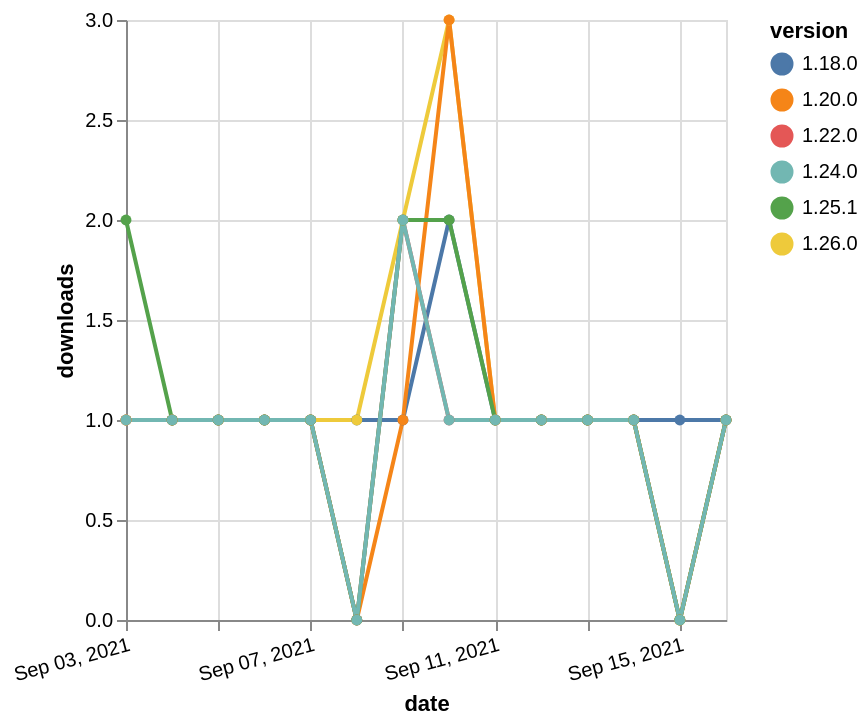

Express this chart as Vega-Lite.
### Vega-Lite specification from a JSON file in a GitHub repository (floating-point values rounded to 4 significant figures)
{"$schema": "https://vega.github.io/schema/vega-lite/v5.json", "description": "A simple bar chart with embedded data.", "data": {"values": [{"date": "2021-09-03", "total": 217, "delta": 1, "version": "1.18.0"}, {"date": "2021-09-04", "total": 218, "delta": 1, "version": "1.18.0"}, {"date": "2021-09-05", "total": 219, "delta": 1, "version": "1.18.0"}, {"date": "2021-09-06", "total": 220, "delta": 1, "version": "1.18.0"}, {"date": "2021-09-07", "total": 221, "delta": 1, "version": "1.18.0"}, {"date": "2021-09-08", "total": 222, "delta": 1, "version": "1.18.0"}, {"date": "2021-09-09", "total": 223, "delta": 1, "version": "1.18.0"}, {"date": "2021-09-10", "total": 225, "delta": 2, "version": "1.18.0"}, {"date": "2021-09-11", "total": 226, "delta": 1, "version": "1.18.0"}, {"date": "2021-09-12", "total": 227, "delta": 1, "version": "1.18.0"}, {"date": "2021-09-13", "total": 228, "delta": 1, "version": "1.18.0"}, {"date": "2021-09-14", "total": 229, "delta": 1, "version": "1.18.0"}, {"date": "2021-09-15", "total": 230, "delta": 1, "version": "1.18.0"}, {"date": "2021-09-16", "total": 231, "delta": 1, "version": "1.18.0"}, {"date": "2021-09-03", "total": 190, "delta": 1, "version": "1.22.0"}, {"date": "2021-09-04", "total": 191, "delta": 1, "version": "1.22.0"}, {"date": "2021-09-05", "total": 192, "delta": 1, "version": "1.22.0"}, {"date": "2021-09-06", "total": 193, "delta": 1, "version": "1.22.0"}, {"date": "2021-09-07", "total": 194, "delta": 1, "version": "1.22.0"}, {"date": "2021-09-08", "total": 194, "delta": 0, "version": "1.22.0"}, {"date": "2021-09-09", "total": 196, "delta": 2, "version": "1.22.0"}, {"date": "2021-09-10", "total": 197, "delta": 1, "version": "1.22.0"}, {"date": "2021-09-11", "total": 198, "delta": 1, "version": "1.22.0"}, {"date": "2021-09-12", "total": 199, "delta": 1, "version": "1.22.0"}, {"date": "2021-09-13", "total": 200, "delta": 1, "version": "1.22.0"}, {"date": "2021-09-14", "total": 201, "delta": 1, "version": "1.22.0"}, {"date": "2021-09-15", "total": 201, "delta": 0, "version": "1.22.0"}, {"date": "2021-09-16", "total": 202, "delta": 1, "version": "1.22.0"}, {"date": "2021-09-03", "total": 165, "delta": 1, "version": "1.26.0"}, {"date": "2021-09-04", "total": 166, "delta": 1, "version": "1.26.0"}, {"date": "2021-09-05", "total": 167, "delta": 1, "version": "1.26.0"}, {"date": "2021-09-06", "total": 168, "delta": 1, "version": "1.26.0"}, {"date": "2021-09-07", "total": 169, "delta": 1, "version": "1.26.0"}, {"date": "2021-09-08", "total": 170, "delta": 1, "version": "1.26.0"}, {"date": "2021-09-09", "total": 172, "delta": 2, "version": "1.26.0"}, {"date": "2021-09-10", "total": 175, "delta": 3, "version": "1.26.0"}, {"date": "2021-09-11", "total": 176, "delta": 1, "version": "1.26.0"}, {"date": "2021-09-12", "total": 177, "delta": 1, "version": "1.26.0"}, {"date": "2021-09-13", "total": 178, "delta": 1, "version": "1.26.0"}, {"date": "2021-09-14", "total": 179, "delta": 1, "version": "1.26.0"}, {"date": "2021-09-15", "total": 179, "delta": 0, "version": "1.26.0"}, {"date": "2021-09-16", "total": 180, "delta": 1, "version": "1.26.0"}, {"date": "2021-09-03", "total": 295, "delta": 1, "version": "1.20.0"}, {"date": "2021-09-04", "total": 296, "delta": 1, "version": "1.20.0"}, {"date": "2021-09-05", "total": 297, "delta": 1, "version": "1.20.0"}, {"date": "2021-09-06", "total": 298, "delta": 1, "version": "1.20.0"}, {"date": "2021-09-07", "total": 299, "delta": 1, "version": "1.20.0"}, {"date": "2021-09-08", "total": 299, "delta": 0, "version": "1.20.0"}, {"date": "2021-09-09", "total": 300, "delta": 1, "version": "1.20.0"}, {"date": "2021-09-10", "total": 303, "delta": 3, "version": "1.20.0"}, {"date": "2021-09-11", "total": 304, "delta": 1, "version": "1.20.0"}, {"date": "2021-09-12", "total": 305, "delta": 1, "version": "1.20.0"}, {"date": "2021-09-13", "total": 306, "delta": 1, "version": "1.20.0"}, {"date": "2021-09-14", "total": 307, "delta": 1, "version": "1.20.0"}, {"date": "2021-09-15", "total": 307, "delta": 0, "version": "1.20.0"}, {"date": "2021-09-16", "total": 308, "delta": 1, "version": "1.20.0"}, {"date": "2021-09-03", "total": 143, "delta": 2, "version": "1.25.1"}, {"date": "2021-09-04", "total": 144, "delta": 1, "version": "1.25.1"}, {"date": "2021-09-05", "total": 145, "delta": 1, "version": "1.25.1"}, {"date": "2021-09-06", "total": 146, "delta": 1, "version": "1.25.1"}, {"date": "2021-09-07", "total": 147, "delta": 1, "version": "1.25.1"}, {"date": "2021-09-08", "total": 147, "delta": 0, "version": "1.25.1"}, {"date": "2021-09-09", "total": 149, "delta": 2, "version": "1.25.1"}, {"date": "2021-09-10", "total": 151, "delta": 2, "version": "1.25.1"}, {"date": "2021-09-11", "total": 152, "delta": 1, "version": "1.25.1"}, {"date": "2021-09-12", "total": 153, "delta": 1, "version": "1.25.1"}, {"date": "2021-09-13", "total": 154, "delta": 1, "version": "1.25.1"}, {"date": "2021-09-14", "total": 155, "delta": 1, "version": "1.25.1"}, {"date": "2021-09-15", "total": 155, "delta": 0, "version": "1.25.1"}, {"date": "2021-09-16", "total": 156, "delta": 1, "version": "1.25.1"}, {"date": "2021-09-03", "total": 145, "delta": 1, "version": "1.24.0"}, {"date": "2021-09-04", "total": 146, "delta": 1, "version": "1.24.0"}, {"date": "2021-09-05", "total": 147, "delta": 1, "version": "1.24.0"}, {"date": "2021-09-06", "total": 148, "delta": 1, "version": "1.24.0"}, {"date": "2021-09-07", "total": 149, "delta": 1, "version": "1.24.0"}, {"date": "2021-09-08", "total": 149, "delta": 0, "version": "1.24.0"}, {"date": "2021-09-09", "total": 151, "delta": 2, "version": "1.24.0"}, {"date": "2021-09-10", "total": 152, "delta": 1, "version": "1.24.0"}, {"date": "2021-09-11", "total": 153, "delta": 1, "version": "1.24.0"}, {"date": "2021-09-12", "total": 154, "delta": 1, "version": "1.24.0"}, {"date": "2021-09-13", "total": 155, "delta": 1, "version": "1.24.0"}, {"date": "2021-09-14", "total": 156, "delta": 1, "version": "1.24.0"}, {"date": "2021-09-15", "total": 156, "delta": 0, "version": "1.24.0"}, {"date": "2021-09-16", "total": 157, "delta": 1, "version": "1.24.0"}]}, "width": "container", "mark": {"type": "line", "point": {"filled": true}}, "encoding": {"x": {"field": "date", "type": "temporal", "timeUnit": "yearmonthdate", "title": "date", "axis": {"labelAngle": -15}}, "y": {"field": "delta", "type": "quantitative", "title": "downloads"}, "color": {"field": "version", "type": "nominal"}, "tooltip": {"field": "delta"}}}
